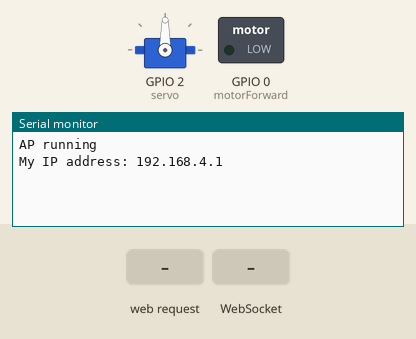
A sketch run on a simulated ESP8266 (NodeMCU). Shown: servo, switched loads named in the sketch (green lamp = pin HIGH), the last lines printed to the serial monitor. The test bench sets the inputs (shaded band).

Above: at 1.2 s.
1.3 s: HTTP request GET / received
At 1.6 s:
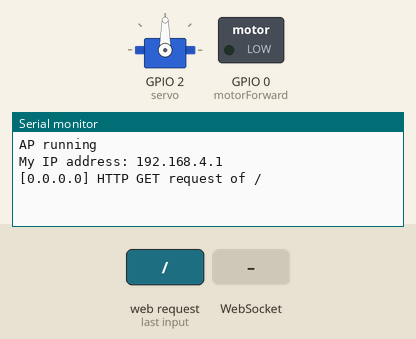
2.8 s: WebSocket text "1" received
At 4.0 s:
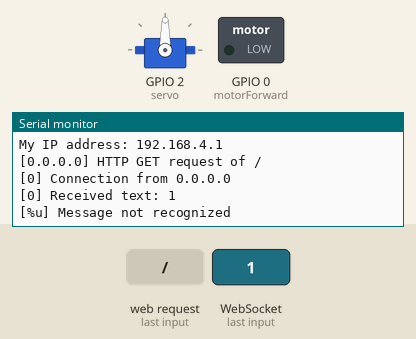
4.3 s: HTTP request GET /style.css received
At 5.1 s:
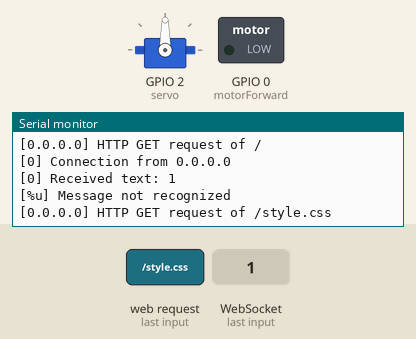

The sketch:

arduino-websocket.ino
```cpp
#include "FS.h"
#include <ESPAsyncWebServer.h>
#include <WebSocketsServer.h>
#include <Servo.h>
#include <ESP8266WiFi.h>

// Constants
const char *ssid = "ESP32-AP";
const char *password =  "LetMeInPlz";
const char *msg_toggle_led = "toggleLED";
const char *msg_get_led = "getLEDState";
const int dns_port = 53;
const int http_port = 80;
const int ws_port = 1337;
const int motorForward = 0;
Servo servo;
// Globals
AsyncWebServer server(80);
WebSocketsServer webSocket = WebSocketsServer(1337);
char msg_buf[10];
int mot_state = 0;
int servo_state = 0;

const char index_html[] PROGMEM = R"rawliteral(
<!DOCTYPE HTML><html>
<head>
  <title>ESP Web Server</title>
  <meta name="viewport" content="width=device-width, initial-scale=1">
  <link rel="icon" href="data:,">
  <style>
    html {font-family: Arial; display: inline-block; text-align: center;}
    h2 {font-size: 3.0rem;}
    p {font-size: 3.0rem;}
    body {max-width: 600px; margin:0px auto; padding-bottom: 25px;}
    .switch {position: relative; display: inline-block; width: 120px; height: 68px}
    .switch input {display: none}
    .slider {position: absolute; top: 0; left: 0; right: 0; bottom: 0; background-color: #ccc; border-radius: 6px}
    .slider:before {position: absolute; content: ""; height: 52px; width: 52px; left: 8px; bottom: 8px; background-color: #fff; -webkit-transition: .4s; transition: .4s; border-radius: 3px}
    input:checked+.slider {background-color: #b30000}
    input:checked+.slider:before {-webkit-transform: translateX(52px); -ms-transform: translateX(52px); transform: translateX(52px)}
  </style>
</head>
<body>

<h2>LED Control</h2>

<table>
    <tr>
        <td><button id="toggleButton" onclick="onPress()" disabled>Toggle LED</button></td>
        <td><canvas id="led" width="50" height="50"></canvas></td>
    </tr>
</table>

<div id="output"></div>


<script>

var url = "ws://192.168.4.1:1337/";
var output;
var button;
var canvas;
var context;

// This is called when the page finishes loading
function init() {

    // Assign page elements to variables
    button = document.getElementById("toggleButton");
    output = document.getElementById("output");
    canvas = document.getElementById("led");

    // Draw circle in canvas
    context = canvas.getContext("2d");
    context.arc(25, 25, 15, 0, Math.PI * 2, false);
    context.lineWidth = 3;
    context.strokeStyle = "black";
    context.stroke();
    context.fillStyle = "black";1
    context.fill();

    // Connect to WebSocket server
    wsConnect(url);
}

// Call this to connect to the WebSocket server
function wsConnect(url) {

    // Connect to WebSocket server
    websocket = new WebSocket(url);

    // Assign callbacks
    websocket.onopen = function(evt) { onOpen(evt) };
    websocket.onclose = function(evt) { onClose(evt) };
    websocket.onmessage = function(evt) { onMessage(evt) };
    websocket.onerror = function(evt) { onError(evt) };
}

// Called when a WebSocket connection is established with the server
function onOpen(evt) {

    // Log connection state
    console.log("Connected");

    // Enable button
    button.disabled = false;

    // Get the current state of the LED
    doSend("getLEDState");
}

// Called when the WebSocket connection is closed
function onClose(evt) {

    // Log disconnection state
    console.log("Disconnected");

    // Disable button
    button.disabled = true;

    // Try to reconnect after a few seconds
    setTimeout(function() { wsConnect(url) }, 2000);
}

// Called when a message is received from the server
function onMessage(evt) {

    // Print out our received message
    console.log("Received: " + evt.data);

    // Update circle graphic with LED state
    switch(evt.data) {
        case "0":
            console.log("LED is off");
            context.fillStyle = "black";
            context.fill();
            break;
        case "1":
            console.log("LED is on");
            context.fillStyle = "red";
            context.fill();
            break;
        default:
            break;
    }
}

// Called when a WebSocket error occurs
function onError(evt) {13
    console.log("ERROR: " + evt.data);
}

// Sends a message to the server (and prints it to the console)
function doSend(message) {
    console.log("Sending: " + message);
    websocket.send(message);
}

// Called whenever the HTML button is pressed
function onPress() {
    doSend("toggleLED");
    doSend("getLEDState");
}

// Call the init function as soon as the page loads
window.addEventListener("load", init, false);

</script>

</body>
</html>
)rawliteral";


const char style_css[] PROGMEM = R"rawliteral(
  .body {
    align:center;
  }
)rawliteral";

/***********************************************************
 * Functions
 */

// Callback: receiving any WebSocket message
void onWebSocketEvent(uint8_t client_num,
                      WStype_t type,
                      uint8_t * payload,
                      size_t length) {

  // Figure out the type of WebSocket event
  switch(type) {

    // Client has disconnected
    case WStype_DISCONNECTED:
      Serial.printf("[%u] Disconnected!\n", client_num);
      break;

    // New client has connected
    case WStype_CONNECTED:
      {
        IPAddress ip = webSocket.remoteIP(client_num);
        Serial.printf("[%u] Connection from ", client_num);
        Serial.println(ip.toString());
      }
      break;

    // Handle text messages from client
    case WStype_TEXT:

      // Print out raw message
      Serial.printf("[%u] Received text: %s\n", client_num, payload);

      // Motor Forward
      if ( strcmp((char *)payload, "forward") == 0 ) {
        Serial.printf("Toggling Forward to %u\n", 255);
        analogWrite(motorForward, 255);

      } else if ( strcmp((char *)payload, "stop") == 0 ) {
    Serial.printf("Toggling Forward to %u\n", 0);
        analogWrite(motorForward, 0);

      }  else if ( strcmp((char *)payload, "servoLeft") == 0 ) {
        Serial.printf("Toggling Servo to %u\n", 0);
        servo.write(0);

      } else if ( strcmp((char *)payload, "servoRight") == 0 ) {
        Serial.printf("Toggling Servo to %u\n", 180);
        servo.write(180);

      }  else if ( strcmp((char *)payload, "servoNormal") == 0 ) {
        Serial.printf("Toggling Servo to %u\n", 90);
        servo.write(90);

      } else if ( strcmp((char *)payload, "getLEDState") == 0 ) {
        sprintf(msg_buf, "%d", mot_state);
        Serial.printf("Sending to [%u]: %s\n", client_num, msg_buf);
        webSocket.sendTXT(client_num, msg_buf);

      // Message not recognized
      } else {
        Serial.println("[%u] Message not recognized");
      }
      break;

    // For everything else: do nothing
    case WStype_BIN:
    case WStype_ERROR:
    case WStype_FRAGMENT_TEXT_START:
    case WStype_FRAGMENT_BIN_START:
    case WStype_FRAGMENT:
    case WStype_FRAGMENT_FIN:
    default:
      break;
  }
}

// Callback: send homepage
void onIndexRequest(AsyncWebServerRequest *request) {
  IPAddress remote_ip = request->client()->remoteIP();
  Serial.println("[" + remote_ip.toString() +
                  "] HTTP GET request of " + request->url());
    request->send_P(200, "text/html", index_html);
}

// Callback: send style sheet
void onCSSRequest(AsyncWebServerRequest *request) {
  IPAddress remote_ip = request->client()->remoteIP();
  Serial.println("[" + remote_ip.toString() +
                  "] HTTP GET request of " + request->url());
    request->send_P(200, "text/css", style_css);

}

// Callback: send 404 if requested file does not exist
void onPageNotFound(AsyncWebServerRequest *request) {
  IPAddress remote_ip = request->client()->remoteIP();
  Serial.println("[" + remote_ip.toString() +
                  "] HTTP GET request of " + request->url());
  request->send(404, "text/plain", "Not found");
}

/***********************************************************
 * Main
 */

void setup(){

  // Init LED and turn off
  pinMode(motorForward, OUTPUT);
  digitalWrite(motorForward, LOW);
  servo.attach(2);
  // Start Serial port
  Serial.begin(115200);


  // Start access point
   if (!WiFi.softAP(ssid, password)) {
    Serial.println("Soft AP creation failed.");
    while(1);
  }
  // Print our IP address
  Serial.println();
  Serial.println("AP running");
  Serial.print("My IP address: ");
  Serial.println(WiFi.softAPIP());

  // On HTTP request for root, provide index.html file
  server.on("/", HTTP_GET, onIndexRequest);

  // On HTTP request for style sheet, provide style.css
  server.on("/style.css", HTTP_GET, onCSSRequest);

  // Handle requests for pages that do not exist
  server.onNotFound(onPageNotFound);

  // Start web server
  server.begin();

  // Start WebSocket server and assign callback
  webSocket.begin();
  webSocket.onEvent(onWebSocketEvent);
}

void loop() {

  // Look for and handle WebSocket data
  webSocket.loop();
}
```

Measured:
- after the input at 1.3 s, the serial monitor: prints a new line at once (image 1)
- after the input at 2.8 s, the serial monitor: prints a new line at once (image 2)
- after the input at 4.3 s, the serial monitor: prints a new line at once (image 3)
